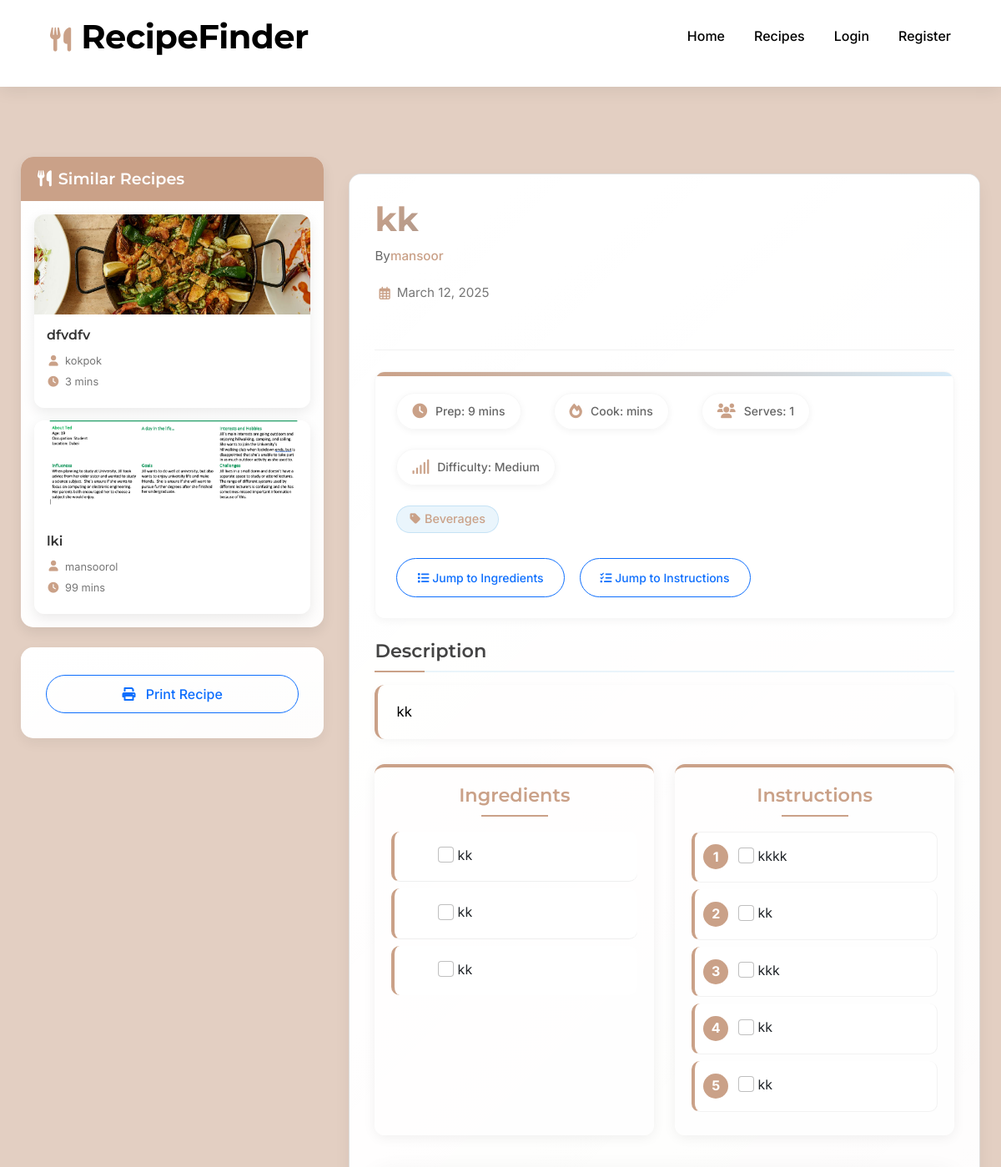
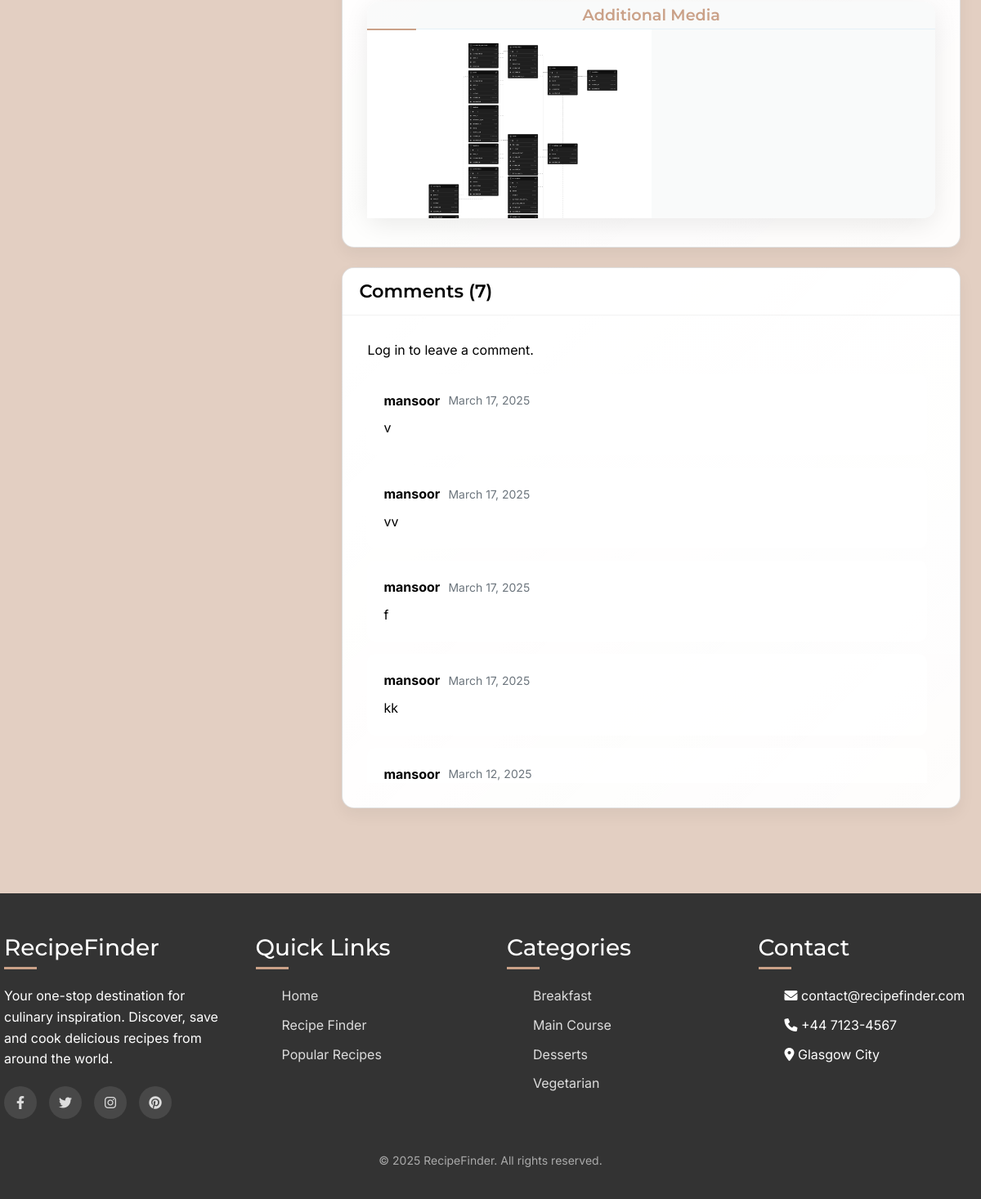
The page /recipe/kk/ on the database its author committed (2 pictures, top to bottom).
### RecipeFinderApp/models.py (models this page shows, shortened)
class Recipe(models.Model):
    DIFFICULTY_CHOICES = (
        ('easy', 'Easy'),
        ('medium', 'Medium'),
        ('hard', 'Hard'),
    )
    title = models.CharField(max_length=200)
    slug = models.SlugField(unique=True)  # Used for SEO-friendly URLs
    author = models.ForeignKey(User, on_delete=models.CASCADE, related_name='recipes')
    description = models.TextField()
    ingredients = models.TextField(help_text="Enter ingredients, one per line")
    instructions = models.TextField(help_text="Enter instructions step by step")
    cooking_time = models.IntegerField(help_text="In minutes")
    prep_time = models.IntegerField(help_text="In minutes")
    servings = models.IntegerField(default=1)
    difficulty = models.CharField(max_length=10, choices=DIFFICULTY_CHOICES, default='medium')
    categories = models.ManyToManyField(Category, related_name='recipes')
    notes = models.TextField(blank=True, null=True, help_text="Additional notes, tips, or variations for this recipe")
    created_at = models.DateTimeField(auto_now_add=True)
    updated_at = models.DateTimeField(auto_now=True)
    featured = models.BooleanField(default=False)  # For highlighting recipes on the home page
    class Meta:
        ordering = ['-created_at']  # Newest recipes first

class Category(models.Model):
    name = models.CharField(max_length=100)
    slug = models.SlugField(unique=True)  # Used in URLs
    description = models.TextField(blank=True)
    class Meta:
        verbose_name_plural = "Categories"

class RecipeImage(models.Model):
    recipe = models.ForeignKey(Recipe, on_delete=models.CASCADE, related_name='images')
    image = models.ImageField(upload_to='recipe_images/')
    caption = models.CharField(max_length=200, blank=True)
    is_primary = models.BooleanField(default=False)  # Main image shown in listings
    uploaded_at = models.DateTimeField(auto_now_add=True)
    class Meta:
        ordering = ['-is_primary', 'uploaded_at']  # Primary images first, then by date

class Comment(models.Model):
    user = models.ForeignKey(User, on_delete=models.CASCADE)
    recipe = models.ForeignKey(Recipe, on_delete=models.CASCADE, related_name='comments')
    content = models.TextField()
    created_at = models.DateTimeField(auto_now_add=True)
    updated_at = models.DateTimeField(auto_now=True)
    class Meta:
        ordering = ['-created_at']  # Newest comments first

### RecipeFinderApp/views.py (the view, shortened to what this page needs)
# urls.py: path('recipe/<slug:slug>/', views.recipe_detail, name='recipe_detail'),
def recipe_detail(request, slug):
    recipe = get_object_or_404(Recipe, slug=slug)
    comments = Comment.objects.filter(recipe=recipe)
    similar_recipes = Recipe.objects.filter(
        categories__in=recipe.categories.all()
    ).exclude(id=recipe.id).distinct()[:3]
    user_liked = False
    user_collections = []
    if request.user.is_authenticated:
        user_liked = Like.objects.filter(
            user=request.user,
            recipe=recipe
        ).exists()
        user_collections = Collection.objects.filter(user=request.user)
    comment_form = CommentForm()
    context = {
        'recipe': recipe,
        'comments': comments,
        'similar_recipes': similar_recipes,
        'user_liked': user_liked,
        'comment_form': comment_form,
        'comments_count': comments.count(),
        'user_collections': user_collections
    }
    return render(request, 'recipe_finder/recipe_detail.html', context)

### templates/recipe_finder/recipe_detail.html (shortened to what this page needs)
{% extends 'recipe_finder/base.html' %}
{% load static %}
{% block page_css %}
<link rel="stylesheet" href="{% static 'css/pages/recipe_detail.css' %}">
{% endblock %}
{% block content %}
<div class="container mt-4">
    <div class="row recipe-container">
        <div class="col-md-8 main-content">
            <div class="card mb-4 recipe-main-card">
                <div class="card-body">
                    <div class="recipe-meta-container">
                        <h1 class="recipe-title">{{ recipe.title }}</h1>
                        <div class="author-info">
                            {% if recipe.author and recipe.author.username %}
                            By <a href="{% url 'profile_with_username' recipe.author.username %}">{{ recipe.author.username }}
                            </a>
                            {% else %}
                            Anonymous
                            {% endif %}
                        </div>
                        <div class="recipe-meta-header">
                            <div class="recipe-date">
                                <i class="far fa-calendar-alt"></i> {{ recipe.created_at|date:"F j, Y" }}
                            </div>
                        </div>
                    </div>
                    <div class="recipe-details mb-4">
                        <div class="recipe-meta d-flex flex-wrap mb-3">
                            <div class="me-4 mb-2">
                                <i class="fas fa-clock"></i> Prep: {{ recipe.prep_time }} mins
                            </div>
                            <div class="me-4 mb-2">
                                <i class="fas fa-fire"></i> Cook: {{ recipe.cook_time }} mins
                            </div>
                            <div class="me-4 mb-2">
                                <i class="fas fa-users"></i> Serves: {{ recipe.servings }}
                            </div>
                            <div class="mb-2">
                                <i class="fas fa-signal"></i> Difficulty: {{ recipe.get_difficulty_display }}
                            </div>
                        </div>
                        <div class="categories mb-3">
                            {% for category in recipe.categories.all %}
                            <a href="{% url 'category_detail' category.slug %}" class="badge bg-secondary text-decoration-none me-1">
                                <i class="fas fa-tag"></i> {{ category.name }}
                            </a>
                            {% endfor %}
                        </div>
                        <div class="quick-nav mt-3">
                            <a href="#" class="btn btn-sm btn-outline-primary jump-to-ingredients me-2">
                                <i class="fas fa-list"></i> Jump to Ingredients
                            </a>
                            <a href="#" class="btn btn-sm btn-outline-primary jump-to-instructions">
                                <i class="fas fa-tasks"></i> Jump to Instructions
                            </a>
                        </div>
                    </div>
                    <div class="mb-4">
                        <h3>Description</h3>
                        <p class="description-content">{{ recipe.description }}</p>
                    </div>
                    <div class="ingredients-instructions">
                        <div class="ingredients-section">
                            <h3>Ingredients</h3>
                            <ul class="ingredients-list list-group list-group-flush">
                                {% for line in recipe.ingredients.splitlines %}
                                    {% if line %}
                                    <li class="list-group-item">
                                        <div class="form-check">
                                            <input class="form-check-input" type="checkbox" id="ingredient-{{ forloop.counter }}">
                                            <label class="form-check-label" for="ingredient-{{ forloop.counter }}">
                                                {{ line }}
                                            </label>
                                        </div>
                                    </li>
                                    {% endif %}
                                {% endfor %}
                            </ul>
                        </div>
                        <div class="instructions-section">
                            <h3>Instructions</h3>
                            <ol class="instructions-list list-group">
                                {% for line in recipe.instructions.splitlines %}
                                    {% if line %}
                                    <li class="list-group-item">
                                        <div class="form-check">
                                            <input class="form-check-input" type="checkbox" id="step-{{ forloop.counter }}">
                                            <label class="form-check-label" for="step-{{ forloop.counter }}">
                                                {{ line }}
                                            </label>
                                        </div>
                                    </li>
                                    {% endif %}
                                {% endfor %}
                            </ol>
                        </div>
                    </div>
                    {% if recipe.images.all or recipe.videos.all %}
                    <div style="margin:5px 0;padding:0;background-color:rgba(248,249,250,0.7);border-radius:15px;box-shadow:0 8px 30px rgba(0,0,0,0.08);">
                        <h3 style="margin:0;padding:5px 0;text-align:center;color:var(--primary-color);font-size:1.2rem;border-bottom:1px solid rgba(52,152,219,0.1);">Additional Media</h3>
                        <div style="display:flex;flex-wrap:wrap;width:100%;margin:0;padding:0;gap:0;overflow:hidden;">
                            {% for img in recipe.images.all %}
                            <div style="width:50%;margin:0;padding:0;box-sizing:border-box;">
                                <div style="margin:0;padding:0;border:none;outline:none;">
                                    <img src="{{ img.image.url }}" alt="Recipe image" style="width:100%;height:auto;display:block;margin:0;padding:0;border:none;outline:none;">
                                </div>
                            </div>
                            {% endfor %}
                        </div>
                    </div>
                    {% endif %}
                </div>
            </div>
            <div id="comments" class="card mb-4 comments-card">
                <div class="card-header">
                    <h3>Comments ({{ comments.count }})</h3>
                </div>
                <div class="card-body">
                    {% if user.is_authenticated %}
                    <form method="post" id="comment-form" class="mb-4 comment-form">
                        {% csrf_token %}
                        <input type="hidden" name="action" value="comment">
                        <div class="mb-3">
                            {{ comment_form.content }}
                        </div>
                        <button type="submit" class="btn btn-primary">Post Comment</button>
                    </form>
                    {% else %}
                    <p><a href="{% url 'login' %}">Log in</a> to leave a comment.</p>
                    {% endif %}
                    <div class="comments-list">
                        {% for comment in comments %}
                        <div class="comment mb-3 p-3 border-bottom">
                            <div class="d-flex justify-content-between">
                                <div class="user-info">
                                    <strong>{{ comment.user.username }}</strong>
                                    <small class="text-muted">{{ comment.created_at|date:"F j, Y" }}</small>
                                </div>
                            </div>
                            <p class="mb-0 mt-2">{{ comment.content }}</p>
                        </div>
                        {% empty %}
                        <div class="empty-comments">
                            <i class="far fa-comment text-muted"></i>
                            <p>No comments yet. Be the first to comment!</p>
                        </div>
                        {% endfor %}
                    </div>
                </div>
            </div>
        </div>
        <div class="col-md-4 recipe-sidebar">
            {% if similar_recipes %}
            <div class="card mb-4 similar-recipes-card">
                <div class="card-header">
                    <h3><i class="fas fa-utensils me-2"></i>Similar Recipes</h3>
                </div>
                <div class="card-body p-3">
                    <div class="similar-recipes-grid">
                        {% for similar in similar_recipes %}
                        <a href="{% url 'recipe_detail' similar.slug %}" class="similar-recipe-card">
                            <div class="similar-card-image">
                                {% if similar.images.exists %}
                                    <img src="{{ similar.images.first.image.url }}" alt="{{ similar.title }}">
                                {% else %}
                                    <div class="placeholder-image">
                                        <i class="fas fa-image"></i>
                                    </div>
                                {% endif %}
                            </div>
                            <div class="similar-card-content">
                                <h5>{{ similar.title }}</h5>
                                <div class="similar-recipe-meta">
                                    <span><i class="fas fa-user"></i>
                                    {% if similar.author and similar.author.username %}
                                    {{ similar.author.username }}
                                    {% else %}
                                    Anonymous
                                    {% endif %}
                                    </span>
                                    <span><i class="fas fa-clock"></i> {{ similar.cooking_time }} mins</span>
                                </div>
                            </div>
                        </a>
                        {% endfor %}
                    </div>
                </div>
            </div>
            {% endif %}
            <div class="card mb-4 print-card">
                <div class="card-body text-center">
                    <button onclick="window.print()" class="btn btn-outline-primary w-100">
                        <i class="fas fa-print me-2"></i> Print Recipe
                    </button>
                </div>
            </div>
        </div>
    </div>
</div>
{% endblock %}

### rows shown on the page
Recipe: title "kk", author.username "mansoor", created_at "March 12, 2025", prep_time "9", servings "1", difficulty "Medium", description "kk"
Category: name "Beverages"
RecipeImage: image (picture)
Comment: user.username "mansoor", created_at "March 17, 2025", content "v"
Comment: user.username "mansoor", created_at "March 17, 2025", content "vv"
Comment: user.username "mansoor", created_at "March 17, 2025", content "f"
Comment: user.username "mansoor", created_at "March 17, 2025", content "kk"
Comment: user.username "mansoor", created_at "March 12, 2025"
Recipe: images.first.image (picture), title "dfvdfv", author.username "kokpok", cooking_time "3"
Recipe: images.first.image (picture), title "lki", author.username "mansoorol", cooking_time "99"

### other values the page prints
{{ line }} "kk" "kk" "kk"
{{ line }} "kkkk" "kk" "kkk" "kk" "kk"
{{ comments.count }} "7"
